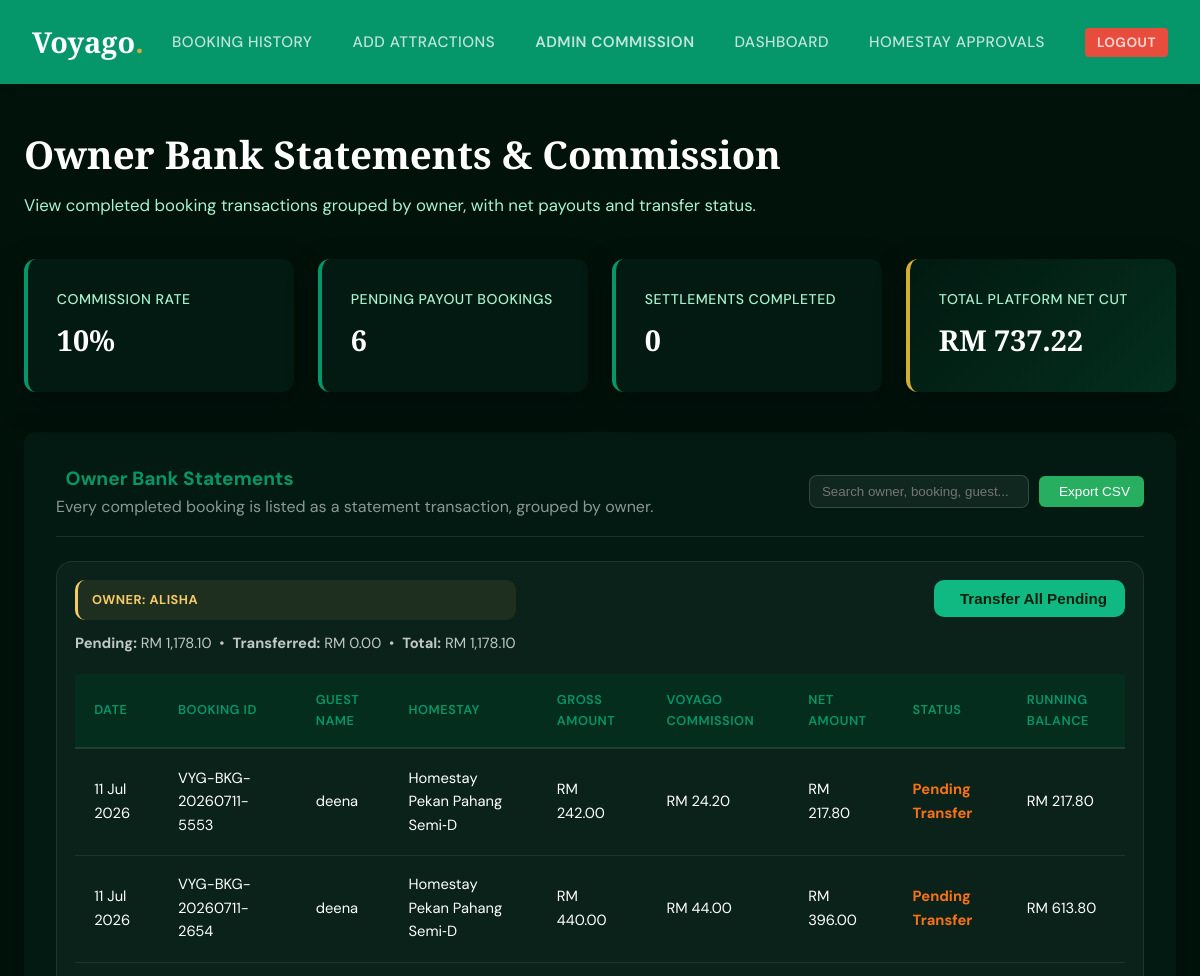
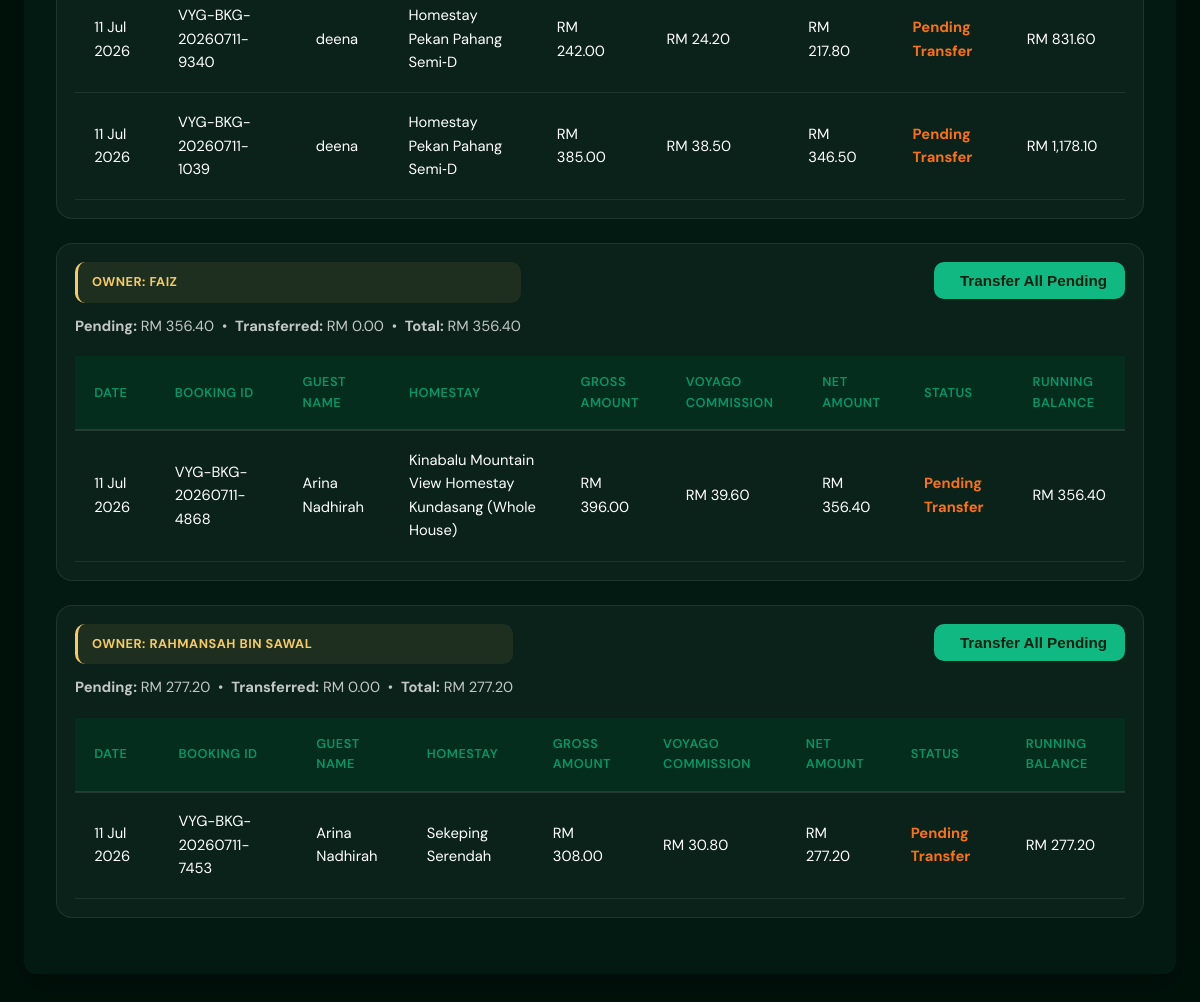
The page /admin_commission.php (signed in) on the database its author committed (2 pictures, top to bottom).
### tables this page shows
CREATE TABLE `system_settings` (
  `id` int(11) NOT NULL,
  `setting_key` varchar(50) NOT NULL,
  `setting_value` varchar(255) NOT NULL
);

CREATE TABLE `bookings` (
  `id` int(11) NOT NULL,
  `user_id` int(11) NOT NULL,
  `homestay_id` int(11) NOT NULL,
  `check_in` date NOT NULL,
  `check_out` date NOT NULL,
  `guests` int(11) NOT NULL,
  `total_price` decimal(10,2) NOT NULL,
  `status` enum('Pending','Confirmed','Cancelled') DEFAULT 'Pending',
  `payment_status` enum('Unpaid','Paid') DEFAULT 'Unpaid',
  `billcode` varchar(50) DEFAULT NULL,
  `created_at` timestamp NOT NULL DEFAULT current_timestamp(),
  `booking_no` varchar(50) DEFAULT NULL,
  `room_id` int(11) DEFAULT NULL,
  `booking_status` enum('Confirmed','Cancelled','Completed') DEFAULT 'Confirmed',
  `total_budget` decimal(10,2) DEFAULT 2000.00,
  `finished_at` datetime DEFAULT NULL,
  `payment_plan` enum('full','installment') DEFAULT 'full',
  `settlement_id` int(11) DEFAULT NULL
);

CREATE TABLE `users` (
  `id` int(11) NOT NULL,
  `fullname` varchar(100) NOT NULL,
  `email` varchar(100) NOT NULL,
  `phone` varchar(20) NOT NULL,
  `address` text NOT NULL,
  `password` varchar(255) NOT NULL,
  `role` enum('Admin','Traveller/User','Local Homestay Owner') NOT NULL,
  `created_at` timestamp NOT NULL DEFAULT current_timestamp()
);

CREATE TABLE `homestays` (
  `id` int(11) NOT NULL,
  `user_id` int(11) NOT NULL,
  `name` varchar(150) NOT NULL,
  `category` enum('Apartment','Villa','Resort','Cabin','Chalet','Traditional House') NOT NULL,
  `description` text NOT NULL,
  `max_guests` int(11) NOT NULL,
  `price_per_night` decimal(10,2) NOT NULL,
  `state` varchar(50) NOT NULL,
  `district` varchar(50) NOT NULL,
  `address` text NOT NULL,
  `maps_link` text DEFAULT NULL,
  `facilities` text NOT NULL,
  `cover_image` varchar(255) NOT NULL,
  `payment_status` enum('Unpaid','Paid') DEFAULT 'Unpaid',
  `approval_status` enum('Registered','Pending Approval','Published','Rejected','Draft','Live','Approved') DEFAULT 'Registered',
  `completion_score` int(11) DEFAULT 40,
  `reject_reason` text DEFAULT NULL,
  `views` int(11) DEFAULT 0,
  `revenue` decimal(10,2) DEFAULT 0.00,
  `created_at` timestamp NOT NULL DEFAULT current_timestamp(),
  `image_url` varchar(255) DEFAULT NULL,
  `map_link` text DEFAULT NULL,
  `pricing_type` enum('Whole House','Per Room','Both') DEFAULT 'Whole House',
  `total_rooms` int(11) DEFAULT 1,
  `main_image` varchar(255) DEFAULT NULL,
  `facility_images` text DEFAULT NULL,
  `listing_fee_status` enum('Unpaid','Paid') DEFAULT 'Unpaid',
  `total_budget` decimal(10,2) DEFAULT 2000.00,
  `finished_at` datetime DEFAULT NULL,
  `ic_copy` varchar(500) DEFAULT '',
  `utility_bill` varchar(500) DEFAULT '',
  `ssm_doc` varchar(500) DEFAULT '',
  `business_license` varchar(500) DEFAULT '',
  `ownership_proof` varchar(500) DEFAULT '',
  `availability_rule` enum('exclusive','separate') DEFAULT 'exclusive'
);

### admin_commission.php (the view, shortened to what the rows shown need)
<?php
require_once 'toyyibpay_config.php';
$pdo->exec("CREATE TABLE IF NOT EXISTS host_settlements (
    id INT AUTO_INCREMENT PRIMARY KEY,
    host_id INT NOT NULL,
    host_name VARCHAR(255) NOT NULL,
    booking_ids TEXT NOT NULL COMMENT 'Comma-separated booking IDs included',
    total_gross DECIMAL(10,2) NOT NULL,
    platform_cut DECIMAL(10,2) NOT NULL,
    host_payout DECIMAL(10,2) NOT NULL,
    installment_plan TINYINT(1) DEFAULT 0 COMMENT '0=full, 1=installment',
    installments_total INT DEFAULT 1,
    installments_paid INT DEFAULT 0,
    status ENUM('Pending','Partial','Settled') DEFAULT 'Pending',
    notes TEXT NULL,
    created_at TIMESTAMP DEFAULT CURRENT_TIMESTAMP
) ENGINE=InnoDB");
$pdo->exec("CREATE TABLE IF NOT EXISTS host_settlement_installments (
    id INT AUTO_INCREMENT PRIMARY KEY,
    settlement_id INT NOT NULL,
    installment_no INT NOT NULL,
    amount DECIMAL(10,2) NOT NULL,
    due_date DATE NOT NULL,
    paid_date DATETIME NULL,
    status ENUM('Pending','Paid') DEFAULT 'Pending',
    UNIQUE KEY uq_settlement_inst (settlement_id, installment_no)
) ENGINE=InnoDB");
$statement_stmt = $pdo->query("
    SELECT b.id, b.booking_no, b.created_at, b.total_price, b.settlement_id,
           u.fullname as guest_name, h.name as stay_name,
           ho.id as host_id, ho.fullname as host_name,
           IFNULL(s.created_at, '') as transferred_at
    FROM bookings b
    JOIN users u ON b.user_id = u.id
    JOIN homestays h ON b.homestay_id = h.id
    JOIN users ho ON h.user_id = ho.id
    LEFT JOIN host_settlements s ON b.settlement_id = s.id
    WHERE b.payment_status = 'Paid' AND b.booking_status != 'Cancelled'
    ORDER BY ho.fullname, b.created_at ASC
");
$statement_transactions = $statement_stmt->fetchAll(PDO::FETCH_ASSOC);
$owner_groups = [];
foreach ($statement_transactions as $tx) {
    $host_id = intval($tx['host_id']);
    $gross = floatval($tx['total_price']);
    $commission = round($gross * 0.10, 2);
    $net = round($gross - $commission, 2);
    $status = $tx['settlement_id'] ? 'Transferred' : 'Pending Transfer';
    if (!isset($owner_groups[$host_id])) {
        $owner_groups[$host_id] = [
            'host_id' => $host_id,
            'host_name' => $tx['host_name'],
            'transactions' => [],
            'pending_net' => 0.0,
            'transferred_net' => 0.0,
            'total_net' => 0.0
        ];
    }
    if ($status === 'Pending Transfer') {
        $owner_groups[$host_id]['pending_net'] += $net;
    } else {
        $owner_groups[$host_id]['transferred_net'] += $net;
    }
    $owner_groups[$host_id]['total_net'] += $net;
    $owner_groups[$host_id]['transactions'][] = array_merge($tx, [
        'commission' => $commission,
        'net_amount' => $net,
        'status_label' => $status
    ]);
}
?>
<!DOCTYPE html>
<html lang="en">
<head>
    <link href="https://cdn.jsdelivr.net/npm/remixicon@3.5.0/fonts/remixicon.css" rel="stylesheet">
    <link rel="stylesheet" href="css/admin.css?v=<?= time() ?>">
    <link rel="stylesheet" href="css/admin_commission.css?v=<?= time() ?>">
</head>
<body>
<nav>
    <div class="nav__header">
        <div class="nav__logo"><a href="admin.php" class="logo"><?= htmlspecialchars($system_name) ?><span>.</span></a></div>
    </div>
</nav>
<div class="admin-workspace-container">
    <header class="admin-workspace-header">
        <div class="header-titles">
            <h1>Owner Bank Statements & Commission</h1>
        </div>
    </header>
    <section class="admin-section-card">
        <?php if (empty($owner_groups)): ?>
            <p style="color:rgba(255,255,255,0.5);padding:20px;text-align:center;font-style:italic;">No completed owner transactions found.</p>
        <?php else: ?>
            <?php foreach ($owner_groups as $owner): ?>
                <div style="margin-bottom: 24px; padding: 18px; border: 1px solid rgba(255,255,255,0.08); border-radius: 16px; background: rgba(255,255,255,0.04);">
                    <div style="display:flex;justify-content:space-between;align-items:flex-start;flex-wrap:wrap;gap:12px;">
                        <div>
                            <div class="host-group-header" style="background:rgba(244,203,102,0.08);border-left:3px solid #f4cb66;padding:10px 14px;border-radius:10px;font-weight:700;color:#f4cb66;">Owner: <?= htmlspecialchars($owner['host_name']) ?></div>
                            <div style="margin-top:12px; color:rgba(255,255,255,0.75); font-size:0.92rem; line-height:1.6;">
                                <strong>Pending:</strong> RM <?= number_format($owner['pending_net'], 2) ?> &nbsp;&bull;&nbsp;
                                <strong>Transferred:</strong> RM <?= number_format($owner['transferred_net'], 2) ?> &nbsp;&bull;&nbsp;
                                <strong>Total:</strong> RM <?= number_format($owner['total_net'], 2) ?>
                            </div>
                        </div>
                        <?php if ($owner['pending_net'] > 0): ?>
                        <form method="POST" style="margin:0;">
                            <button type="submit" style="background:#10b981;color:#0a2010;border:none;padding:10px 18px;border-radius:10px;font-weight:700;cursor:pointer;display:flex;align-items:center;gap:8px;font-size:0.95rem;">
                                <i class="ri-bank-card-line"></i> Transfer All Pending
                            </button>
                        </form>
                        <?php endif; ?>
                    </div>
                    <div class="table-responsive" style="margin-top:18px;">
                        <table class="data-table owner-statement-table" style="width:100%;border-collapse:collapse;">
                            <thead>
                                <tr>
                                    <th>Date</th>
                                    <th>Booking ID</th>
                                    <th>Guest Name</th>
                                    <th>Homestay</th>
                                    <th>Gross Amount</th>
                                    <th>Voyago Commission</th>
                                    <th>Net Amount</th>
                                    <th>Status</th>
                                    <th>Running Balance</th>
                                </tr>
                            </thead>
                            <tbody>
                                <?php $running = 0.0; foreach ($owner['transactions'] as $tx):
                                    $running += $tx['net_amount'];
                                ?>
                                <tr>
                                    <td><?= date('d M Y', strtotime($tx['created_at'])) ?></td>
                                    <td><?= htmlspecialchars($tx['booking_no'] ?: 'BKG-' . str_pad($tx['id'], 4, '0', STR_PAD_LEFT)) ?></td>
                                    <td><?= htmlspecialchars($tx['guest_name']) ?></td>
                                    <td><?= htmlspecialchars($tx['stay_name']) ?></td>
                                    <td>RM <?= number_format(floatval($tx['total_price']), 2) ?></td>
                                    <td>RM <?= number_format($tx['commission'], 2) ?></td>
                                    <td>RM <?= number_format($tx['net_amount'], 2) ?></td>
                                    <td><span style="color:<?= $tx['status_label'] === 'Transferred' ? '#10b981' : '#f97316' ?>; font-weight:700;"><?= $tx['status_label'] ?></span></td>
                                    <td>RM <?= number_format($running, 2) ?></td>
                                </tr>
                                <?php endforeach; ?>
                            </tbody>
                        </table>
                    </div>
                </div>
            <?php endforeach; ?>
        <?php endif; ?>
    </section>
</div>
</body>
</html>

### rows shown on the page
system_settings: setting_value "Voyago"
bookings: created_at "11 Jul 2026", booking_no "VYG-BKG-20260711-5553", user.fullname "deena", homestay.name "Homestay Pekan Pahang Semi‑D", total_price "242.00", commission "24.20", net_amount "217.80", status_label "Pending Transfer", running "217.80"
bookings: created_at "11 Jul 2026", booking_no "VYG-BKG-20260711-2654", user.fullname "deena", homestay.name "Homestay Pekan Pahang Semi‑D", total_price "440.00", commission "44.00", net_amount "396.00", status_label "Pending Transfer", running "613.80"
bookings: created_at "11 Jul 2026", booking_no "VYG-BKG-20260711-9340", user.fullname "deena", homestay.name "Homestay Pekan Pahang Semi‑D", total_price "242.00", commission "24.20", net_amount "217.80", status_label "Pending Transfer", running "831.60"
bookings: created_at "11 Jul 2026", booking_no "VYG-BKG-20260711-1039", user.fullname "deena", homestay.name "Homestay Pekan Pahang Semi‑D", total_price "385.00", commission "38.50", net_amount "346.50", status_label "Pending Transfer", running "1,178.10"
bookings: users.fullname "FAIZ", pending_net "356.40", transferred_net "0.00", total_net "356.40", created_at "11 Jul 2026", booking_no "VYG-BKG-20260711-4868", user.fullname "Arina Nadhirah", homestay.name "Kinabalu Mountain View Homestay Kundasang (Whole House)", total_price "396.00", commission "39.60", net_amount "356.40", status_label "Pending Transfer", running "356.40"
bookings: users.fullname "RAHMANSAH BIN SAWAL", pending_net "277.20", transferred_net "0.00", total_net "277.20", created_at "11 Jul 2026", booking_no "VYG-BKG-20260711-7453", user.fullname "Arina Nadhirah", homestay.name "Sekeping Serendah", total_price "308.00", commission "30.80", net_amount "277.20", status_label "Pending Transfer", running "277.20"

### other values the page prints
$pending_bookings_count "6"
$settled_count "0"
$total_commission "737.22"
$owner['host_name'] "ALISHA"
$owner['pending_net'] "1,178.10"
$owner['transferred_net'] "0.00"
$owner['total_net'] "1,178.10"
